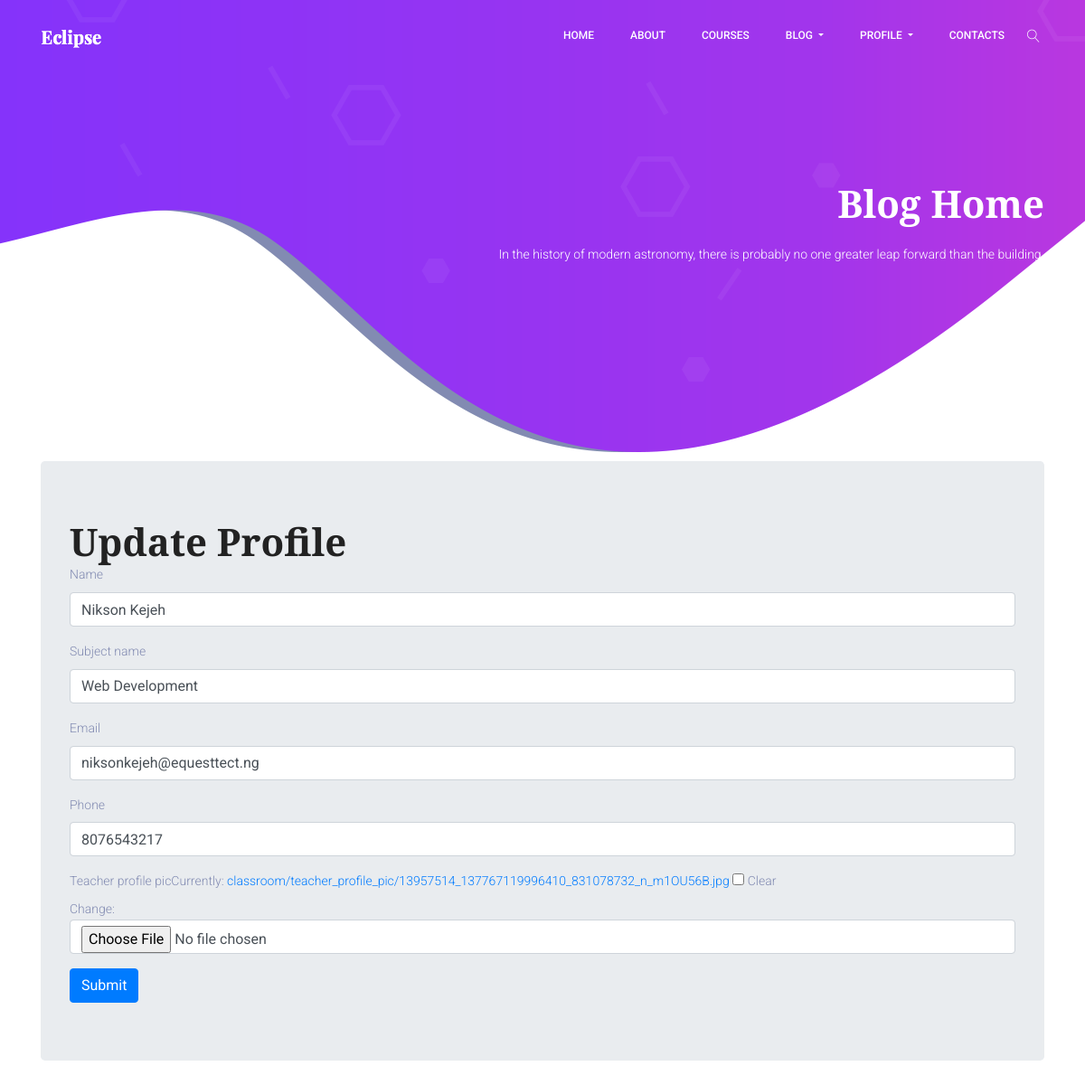
The app's page /classroom/update/teacher/1/ (signed in) with its own data.
### classroom/models.py (models this page shows, shortened)
class Teacher(models.Model):
    user = models.OneToOneField(User,on_delete=models.CASCADE,primary_key=True,related_name='Teacher')
    name = models.CharField(max_length=250)
    subject_name = models.CharField(max_length=250)
    email = models.EmailField(max_length=254)
    phone = models.IntegerField()
    teacher_profile_pic = models.ImageField(upload_to="classroom/teacher_profile_pic",blank=True)
    class_students = models.ManyToManyField(Student,through="StudentsInClass")

### classroom/views.py (the view)
# urls.py: path('update/teacher/<int:pk>/',views.TeacherUpdateView,name="teacher_update"),
@login_required
def TeacherUpdateView(request,pk):
    profile_updated = False
    teacher = get_object_or_404(models.Teacher,pk=pk)
    if request.method == "POST":
        form = TeacherProfileUpdateForm(request.POST,instance=teacher)
        if form.is_valid():
            profile = form.save(commit=False)
            if 'teacher_profile_pic' in request.FILES:
                profile.teacher_profile_pic = request.FILES['teacher_profile_pic']
            profile.save()
            profile_updated = True
    else:
        form = TeacherProfileUpdateForm(request.POST or None,instance=teacher)
    return render(request,'classroom/teacher_update_page.html',{'profile_updated':profile_updated,'form':form})

### classroom/forms.py
class TeacherProfileUpdateForm(forms.ModelForm):
    class Meta():
        model = Teacher
        fields = ['name','subject_name','email','phone','teacher_profile_pic']

### template/classroom/teacher_update_page.html (shortened to what this page needs)
{% extends "classroom/base.html" %}
{% load bootstrap4 %}
{% block content %}
<div class="container">
  <div class="jumbotron">
{% if profile_updated %}
<h1>Your profile has been successfully updated.</h1>
{% else %}
  <h1>Update Profile</h1>
  <form method="post" enctype="multipart/form-data">
    {% bootstrap_form form %}
    <input class="btn btn-primary" type="submit" name="" value="Submit">
  </form>
  </div>
  </div>
{% endif %}
{% endblock %}

### records on screen
Teacher: name "Nikson Kejeh", subject_name "Web Development", email "niksonkejeh@equesttect.ng", phone "8076543217"
